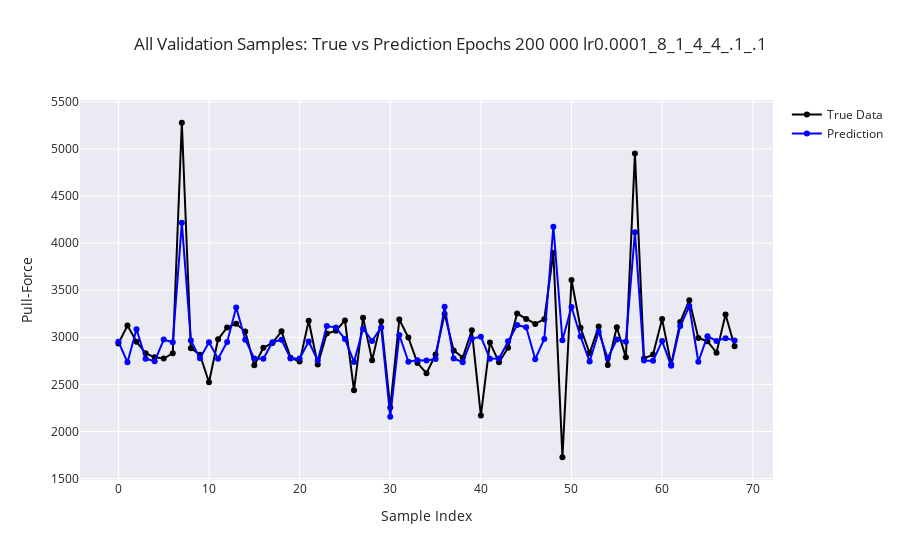

Notebook cell for this chart:
### Code cell
# Pass over val_loader:
all_true, all_pred = [], []

with torch.no_grad():
    for x_cat, x_cont, y in val_loader:
        y   = y.unsqueeze(-1)                            
        r_p = model(x_cat, x_cont)                       
        y_p = (r_p)                             

        all_true.append(y.ravel())
        all_pred.append(y_p.ravel())

# flatten
all_true = np.concatenate(all_true)
all_pred = np.concatenate(all_pred)

# plot per‐sample
sample = np.arange(len(all_true))

fig = go.Figure()
fig.add_trace(go.Scatter(x=sample, y=all_true, mode="lines+markers",
                         name="True Data", marker=dict(color="black", size=6)))
fig.add_trace(go.Scatter(x=sample, y=all_pred, mode="lines+markers",
                         name="Prediction", marker=dict(color="blue", size=6)))

fig.update_layout(
    title="All Validation Samples: True vs Prediction Epochs 200 000 lr0.0001_8_1_4_4_.1_.1",
    xaxis_title="Sample Index",
    yaxis_title="Pull-Force",
    template="seaborn"
)
fig.show()

### Figure 1 — Plotly figure (JSON) as saved in the notebook; plotly's stock layout.template omitted (floating-point values rounded to 4 significant figures)
{"data": [{"marker": {"color": "black", "size": 6}, "mode": "lines+markers", "name": "True Data", "type": "scatter", "x": [0, 1, 2, 3, 4, 5, 6, 7, 8, 9, 10, 11, 12, 13, 14, 15, 16, 17, 18, 19, 20, 21, 22, 23, 24, 25, 26, 27, 28, 29, 30, 31, 32, 33, 34, 35, 36, 37, 38, 39, 40, 41, 42, 43, 44, 45, 46, 47, 48, 49, 50, 51, 52, 53, 54, 55, 56, 57, 58, 59, 60, 61, 62, 63, 64, 65, 66, 67, 68], "y": [2934.0, 3124.0, 2953.0, 2830.0, 2787.0, 2775.0, 2830.0, 5278.0, 2883.0, 2814.0, 2522.0, 2979.0, 3104.0, 3143.0, 3061.0, 2703.0, 2888.0, 2940.0, 3063.0, 2784.0, 2742.0, 3175.0, 2711.0, 3040.0, 3069.0, 3179.0, 2437.0, 3208.0, 2756.0, 3169.0, 2255.0, 3188.0, 2996.0, 2726.0, 2618.0, 2816.0, 3246.0, 2861.0, 2784.0, 3074.0, 2168.0, 2944.0, 2735.0, 2889.0, 3252.0, 3193.0, 3142.0, 3192.0, 3898.0, 1726.0, 3608.0, 3101.0, 2830.0, 3113.0, 2706.0, 3106.0, 2787.0, 4952.0, 2775.0, 2816.0, 3193.0, 2710.0, 3163.0, 3394.0, 2992.0, 2958.0, 2837.0, 3241.0, 2905.0]}, {"marker": {"color": "blue", "size": 6}, "mode": "lines+markers", "name": "Prediction", "type": "scatter", "x": [0, 1, 2, 3, 4, 5, 6, 7, 8, 9, 10, 11, 12, 13, 14, 15, 16, 17, 18, 19, 20, 21, 22, 23, 24, 25, 26, 27, 28, 29, 30, 31, 32, 33, 34, 35, 36, 37, 38, 39, 40, 41, 42, 43, 44, 45, 46, 47, 48, 49, 50, 51, 52, 53, 54, 55, 56, 57, 58, 59, 60, 61, 62, 63, 64, 65, 66, 67, 68], "y": [2953.0, 2735.0, 3086.0, 2773.0, 2745.0, 2975.0, 2946.0, 4215.0, 2967.0, 2776.0, 2947.0, 2771.0, 2951.0, 3316.0, 2974.0, 2774.0, 2772.0, 2948.0, 2974.0, 2774.0, 2775.0, 2956.0, 2753.0, 3119.0, 3103.0, 2981.0, 2738.0, 3091.0, 2962.0, 3105.0, 2155.0, 3025.0, 2740.0, 2756.0, 2754.0, 2768.0, 3323.0, 2775.0, 2735.0, 2984.0, 3007.0, 2772.0, 2776.0, 2958.0, 3131.0, 3106.0, 2767.0, 2983.0, 4175.0, 2968.0, 3321.0, 3008.0, 2742.0, 3059.0, 2777.0, 2976.0, 2952.0, 4114.0, 2753.0, 2750.0, 2960.0, 2697.0, 3119.0, 3329.0, 2740.0, 3011.0, 2962.0, 2991.0, 2967.0]}], "layout": {"title": {"text": "All Validation Samples: True vs Prediction Epochs 200 000 lr0.0001_8_1_4_4_.1_.1"}, "xaxis": {"title": {"text": "Sample Index"}}, "yaxis": {"title": {"text": "Pull-Force"}}}}
